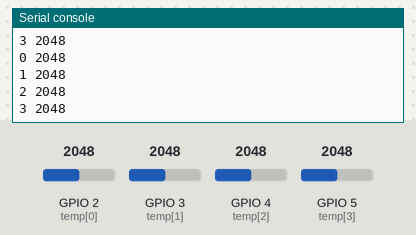
The program below on a simulated ESP32 board running MicroPython. On the bench: the last lines printed to the serial console. The test bench sets the inputs (shaded band); at power-on: GPIO 2 (temp[0]) = 2048, GPIO 3 (temp[1]) = 2048, GPIO 4 (temp[2]) = 2048, GPIO 5 (temp[3]) = 2048 (analog values on the 0–4095 scale).

Above: at 1.2 s.
1.3 s: GPIO 2 (temp[0]) set to 2866
2.8 s: GPIO 3 (temp[1]) set to 2866
At 3.8 s:
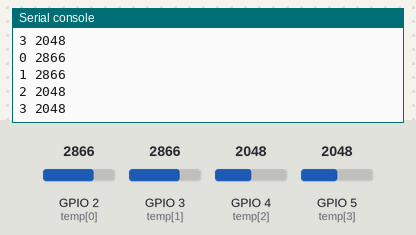
4.3 s: GPIO 4 (temp[2]) set to 2866
At 5.6 s:
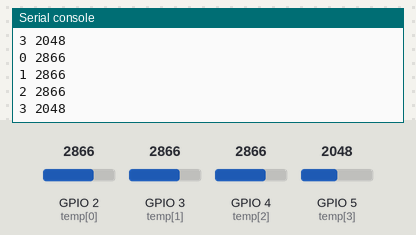
5.8 s: GPIO 5 (temp[3]) set to 2866
At 6.8 s:
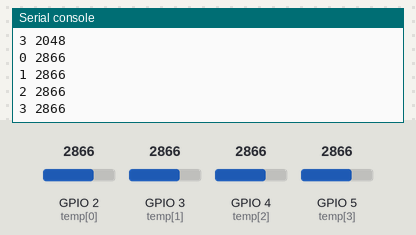
7.3 s: GPIO 2 (temp[0]) set to 3972
8.8 s: GPIO 3 (temp[1]) set to 3972
At 9.8 s:
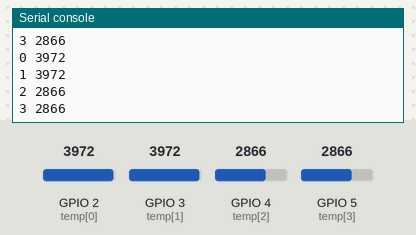
Timing chart, 0 to 11.3 s (numbered marks = the images above; inputs shaded):
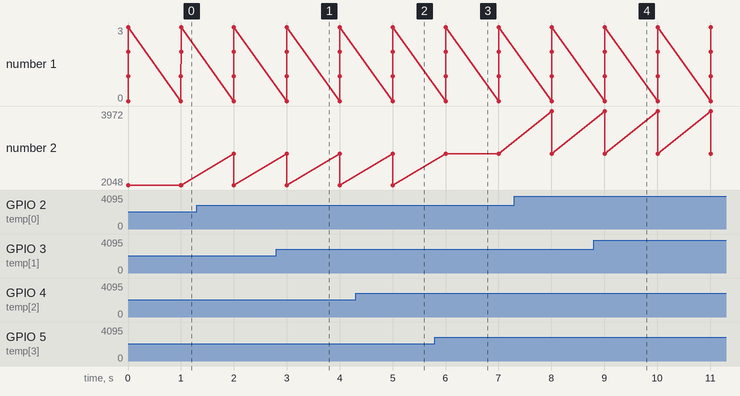

Measured:
- after the input at 2.8 s, the serial console: prints a new line after 0.20 s (image 1)
- after the input at 4.3 s, the serial console: prints a new line after 0.70 s (image 2)
- after the input at 5.8 s, the serial console: prints a new line after 0.21 s (image 3)
- after the input at 8.8 s, the serial console: prints a new line after 0.21 s (image 4)

The program:

LearnAnalog.py
```python
import machine
import time

hall = []

for i in range(2,6):
  temp = machine.ADC(machine.Pin(i))
  temp.atten(machine.ADC.ATTN_11DB)
  hall.append(temp)

while True:
    for i,x in enumerate(hall):
        a = x.read()
        print(i,a)
    time.sleep(1)
```
